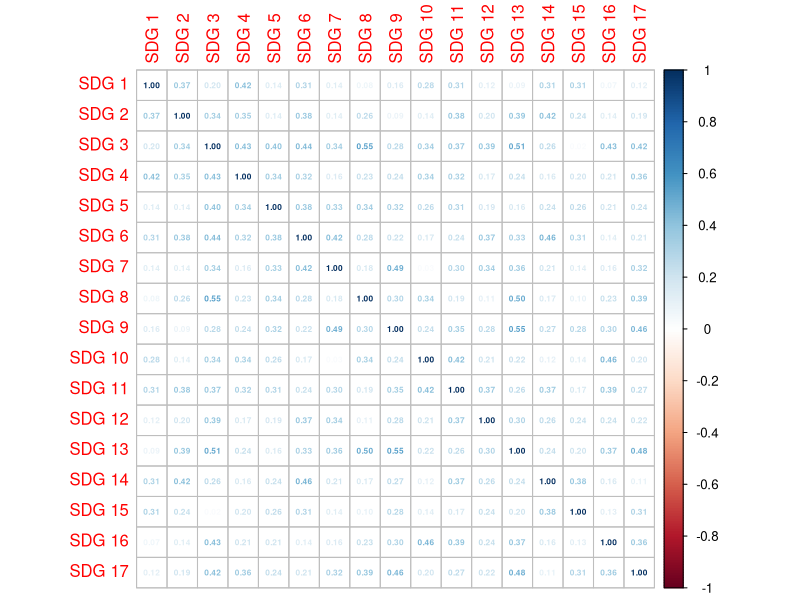
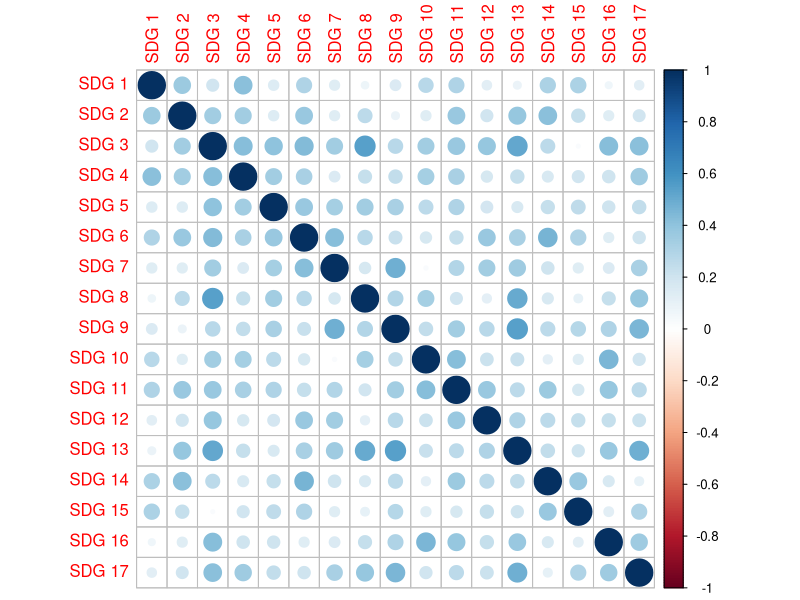
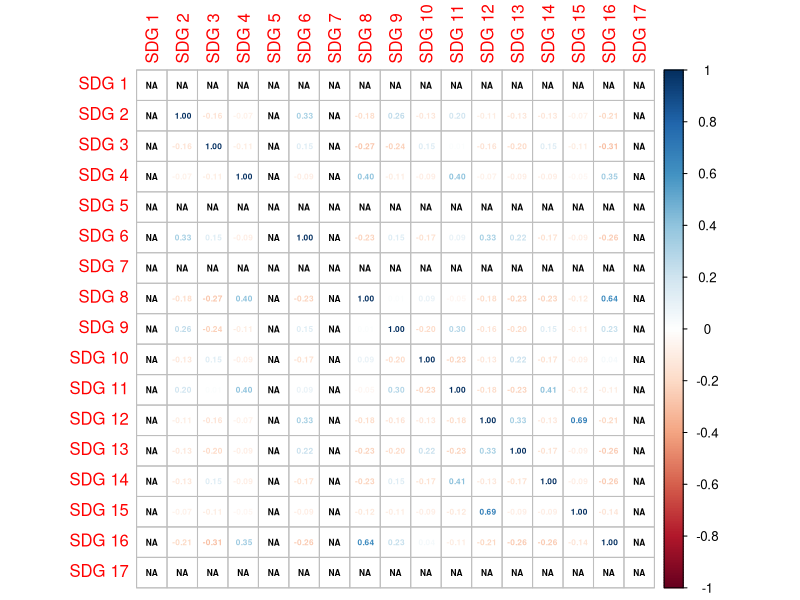
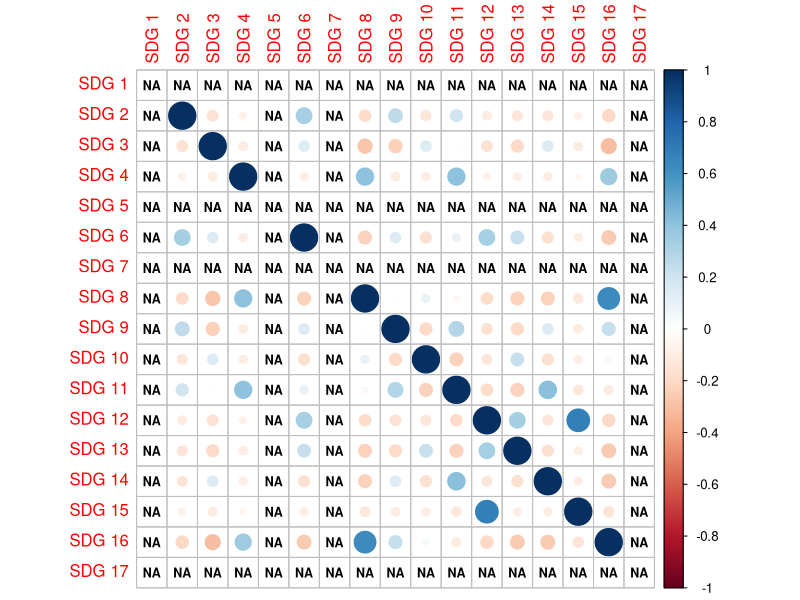

These charts were generated, in order, by the following R code:
## ---- chunk 1
library(corrplot)
library(tidyverse)
library(readr)
library(ggpubr)
library(data.table)
library(readxl)

## ---- chunk 2
company_raw <- read_excel("Company.xls")
#View(Company)
startup_raw <- read_excel("Startup.xlsx")
#View(Startup)
## ---- chunk 3
#Group by only SDGs
company_sdg <- company_raw %>%
  group_by(SDG.1, SDG.2, SDG.3, SDG.4, SDG.5, SDG.6, SDG.7,
           SDG.8,SDG.9,SDG.10,SDG.11,SDG.12,SDG.13,SDG.14,
           SDG.15,SDG.16,SDG.17) %>% 
  summarise() %>% 
  ungroup()

startup_sdg <- startup_raw %>% 
  group_by(SDG1, SDG2, SDG3, SDG4, SDG5, SDG6, SDG7,
           SDG8,SDG9,SDG10,SDG11,SDG12,SDG13,SDG14,
           SDG15,SDG16,SDG17) %>% 
  summarise() %>% 
  ungroup()


#Factor SDGs
# company <- company %>% 
#   mutate(SDG.1 = factor(SDG.1, levels = c("1", "0"))) %>% 
#   mutate(SDG.2 = factor(SDG.2, levels = c("1", "0"))) %>% 
#   mutate(SDG.3 = factor(SDG.3, levels = c("1", "0"))) %>% 
#   mutate(SDG.4 = factor(SDG.4, levels = c("1", "0"))) %>% 
#   mutate(SDG.5 = factor(SDG.5, levels = c("1", "0"))) %>% 
#   mutate(SDG.6 = factor(SDG.6, levels = c("1", "0"))) %>% 
#   mutate(SDG.7 = factor(SDG.7, levels = c("1", "0"))) %>% 
#   mutate(SDG.8 = factor(SDG.8, levels = c("1", "0"))) %>% 
#   mutate(SDG.9 = factor(SDG.9, levels = c("1", "0"))) %>% 
#   mutate(SDG.10 = factor(SDG.10, levels = c("1", "0"))) %>% 
#   mutate(SDG.11 = factor(SDG.11, levels = c("1", "0"))) %>% 
#   mutate(SDG.12 = factor(SDG.12, levels = c("1", "0"))) %>% 
#   mutate(SDG.13 = factor(SDG.13, levels = c("1", "0"))) %>% 
#   mutate(SDG.14 = factor(SDG.14, levels = c("1", "0"))) %>% 
#   mutate(SDG.15 = factor(SDG.15, levels = c("1", "0"))) %>% 
#   mutate(SDG.16 = factor(SDG.16, levels = c("1", "0"))) %>% 
#   mutate(SDG.17 = factor(SDG.17, levels = c("1", "0")))

#Rename Columns in preparation for figure
company_sdg <- company_sdg %>% 
  setnames("SDG.1", "SDG 1") %>% 
  setnames("SDG.2", "SDG 2") %>% 
  setnames("SDG.3", "SDG 3") %>% 
  setnames("SDG.4", "SDG 4") %>% 
  setnames("SDG.5", "SDG 5") %>% 
  setnames("SDG.6", "SDG 6") %>% 
  setnames("SDG.7", "SDG 7") %>% 
  setnames("SDG.8", "SDG 8") %>% 
  setnames("SDG.9", "SDG 9") %>% 
  setnames("SDG.10", "SDG 10") %>% 
  setnames("SDG.11", "SDG 11") %>% 
  setnames("SDG.12", "SDG 12") %>% 
  setnames("SDG.13", "SDG 13") %>% 
  setnames("SDG.14", "SDG 14") %>% 
  setnames("SDG.15", "SDG 15") %>% 
  setnames("SDG.16", "SDG 16") %>% 
  setnames("SDG.17", "SDG 17")

startup_sdg <- startup_sdg %>% 
  setnames("SDG1", "SDG 1") %>% 
  setnames("SDG2", "SDG 2") %>% 
  setnames("SDG3", "SDG 3") %>% 
  setnames("SDG4", "SDG 4") %>% 
  setnames("SDG5", "SDG 5") %>% 
  setnames("SDG6", "SDG 6") %>% 
  setnames("SDG7", "SDG 7") %>% 
  setnames("SDG8", "SDG 8") %>% 
  setnames("SDG9", "SDG 9") %>% 
  setnames("SDG10", "SDG 10") %>% 
  setnames("SDG11", "SDG 11") %>% 
  setnames("SDG12", "SDG 12") %>% 
  setnames("SDG13", "SDG 13") %>% 
  setnames("SDG14", "SDG 14") %>% 
  setnames("SDG15", "SDG 15") %>% 
  setnames("SDG16", "SDG 16") %>% 
  setnames("SDG17", "SDG 17")



## ---- chunk 4
A = cor(company_sdg)
corrplot(A, method = 'number', number.cex=0.5, tl.cex=1)
## ---- chunk 5

corrplot(A,
         number.cex=0.75,
         tl.cex=1)
## ---- chunk 6
B = cor(startup_sdg, use="pairwise.complete.obs")
corrplot(B, method = 'number', na.label="NA", number.cex=0.5, tl.cex=1)
## ---- chunk 7

corrplot(B,
         number.cex=0.75,
         tl.cex=1,
         na.label="NA")
